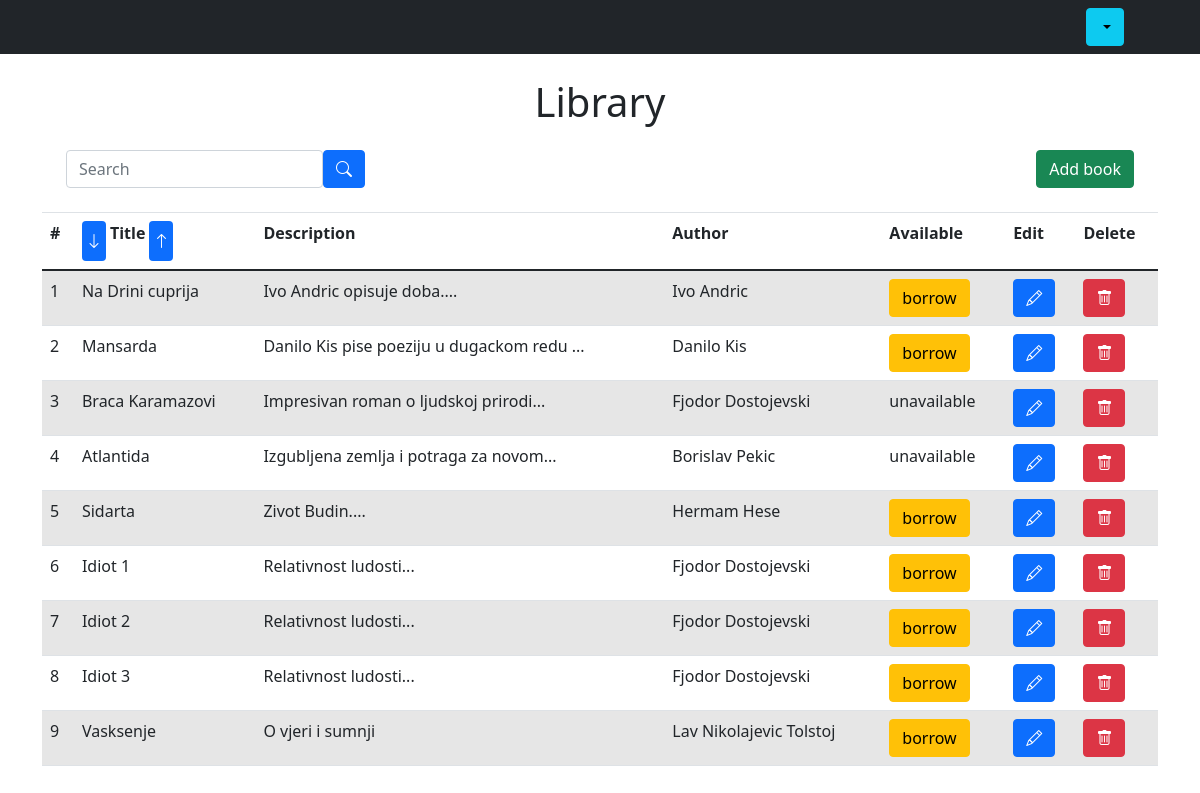
The app's page /home.php with its own data.
### tables this page shows
CREATE TABLE `books` (
  `id` bigint(20) NOT NULL,
  `title` varchar(50) NOT NULL,
  `description` varchar(150) NOT NULL,
  `author` varchar(50) NOT NULL,
  `available` tinyint(1) NOT NULL
);

### getFromDatabase.php (called while the page is built)
<?php
function getDataFromBase($table){
    $con = mysqli_connect("localhost","root","","library");
    if (mysqli_connect_errno()) {
        echo "Failed to connect to MySQL: " . mysqli_connect_error();
        exit();
    } else
    {
        $result = mysqli_query($con, "SELECT * FROM $table");
        if ($result) {
            $data = mysqli_fetch_all($result, MYSQLI_ASSOC);
            return $data;
        }
    }
}
?>

### home.php (the view, shortened to what this page needs)
<?php
include "./getFromDatabase.php";
$books = getDataFromBase("books");
?>
<!DOCTYPE html>
<html lang="en">
<head>
    <link rel="stylesheet" href="https://cdn.jsdelivr.net/npm/bootstrap@4.0.0/dist/css/bootstrap.min.css">
    <link rel="stylesheet" href="https://cdn.jsdelivr.net/npm/bootstrap-icons@1.5.0/font/bootstrap-icons.css" />
    <link href="https://cdn.jsdelivr.net/npm/bootstrap@5.0.0/dist/css/bootstrap.min.css" rel="stylesheet" >
</head>
<body>
<body>
<nav class="navbar navbar-expand-lg  bg-dark">
  <div class="container-fluid">
    <div class="collapse navbar-collapse justify-content-end pr-5" id="navbarNavDarkDropdown">
      <ul class="navbar-nav">
        <li class="nav-item dropdown">
          <button class="btn btn-info dropdown-toggle" data-bs-toggle="dropdown" aria-expanded="false">
          </button>
        </li>
      </ul>
    </div>
  </div>
</nav>
<div class="container">
    <h1 class="mt-4 mb-4 text-center">Library</h1>
    <div class="input-group mb-4  justify-content-between">
 <form method="POST"  action="<?php echo htmlspecialchars($_SERVER["PHP_SELF"]);?>" class="form-outline ml-4 d-flex">
            <input type="search" name="search" id="form1" class="form-control" placeholder="Search"  />
            <button type="submit" class="btn btn-primary">
            <i class="bi bi-search"></i>
        </button>
        </form>
<form action="addNewBook.php" method='POST'>
    <button  type="submit" class="btn btn-success mr-4"> Add book</button>
</form>
    </div>
    <table class="table table-striped " >
        <thead>
        <tr class="align-text-top">
            <th>#</th>
            <th ><form class="d-flex " method="POST"> <button class="border-0 btn btn-primary p-1" type="submit" name="desc"><i class="bi bi-arrow-down"></i></button>  <p class="mr-1 ml-1">Title</p>  <button  class="border-0 btn btn-primary p-1" type="submit" name="asc"> <i class="bi bi-arrow-up"></i></button>  </form>  </th>
            <th>Description</th>
            <th>Author</th>
            <th>Available</th>
            <th>Edit</th>
            <th>Delete</th>
        </tr>
        </thead>
        <?php
        foreach ($books as $index=> $book) : ?>
            <tr>
                    <td><?php echo $index+1 ?></td>
                    <td><?php echo $book["title"] ?></td>
                    <td><?php echo $book["description"] ?></td>
                   <td><?php echo $book["author"] ?></td>
                    <td><form action="takeABook.php" method="POST"><?php echo $book["available"]==1? "<button class='btn btn-warning' type='submit'>borrow</button>" :"unavailable" ?> </form> </td>
                    <td><form action="editBook.php" method="POST"><button type="submit" class="btn btn-primary" ><i class="bi bi-pencil"></i></button></form></td>
                    <td><form action="deleteBook.php" method="POST"> <button type="submit" class="btn btn-danger" ><i class="bi bi-trash"></i></button></form></td>
            </tr>
        <?php endforeach; ?>
    </table>
</div>
</body>
</html>

### home.php (style rules this page uses)
.table thead th { vertical-align: top; border-bottom: 2px solid #dee2e6; }

### records on screen
books: title "Na Drini cuprija", description "Ivo Andric opisuje doba....", author "Ivo Andric", available "borrow"
books: title "Mansarda", description "Danilo Kis pise poeziju u dugackom redu ...", author "Danilo Kis", available "borrow"
books: title "Braca Karamazovi", description "Impresivan roman o ljudskoj prirodi...", author "Fjodor Dostojevski", available "unavailable"
books: title "Atlantida", description "Izgubljena zemlja i potraga za novom...", author "Borislav Pekic", available "unavailable"
books: title "Sidarta", description "Zivot Budin....", author "Hermam Hese", available "borrow"
books: title "Idiot 1", description "Relativnost ludosti...", author "Fjodor Dostojevski", available "borrow"
books: title "Idiot 2", description "Relativnost ludosti...", author "Fjodor Dostojevski", available "borrow"
books: title "Idiot 3", description "Relativnost ludosti...", author "Fjodor Dostojevski", available "borrow"
books: title "Vasksenje", description "O vjeri i sumnji", author "Lav Nikolajevic Tolstoj", available "borrow"
